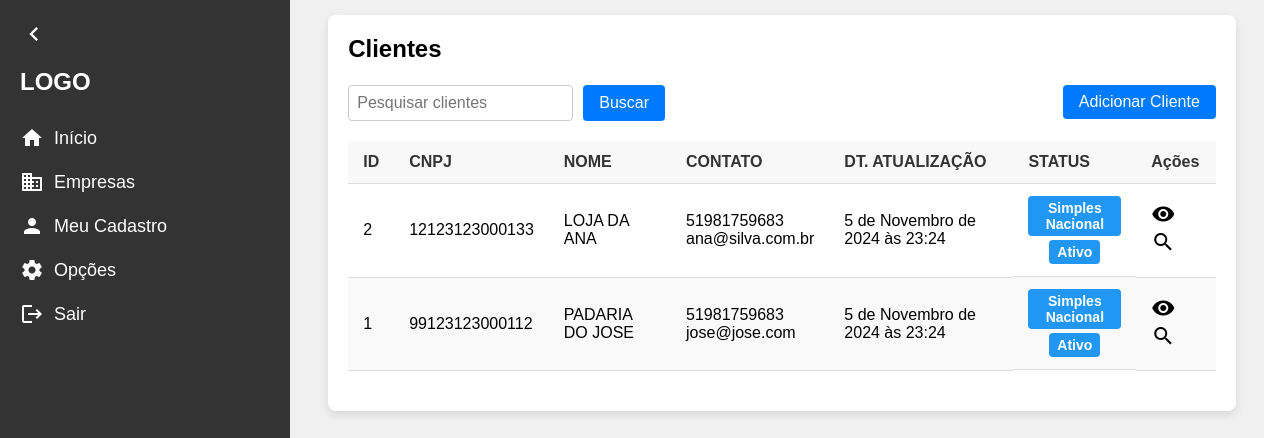
Page /clientes/ on the earlier database version.
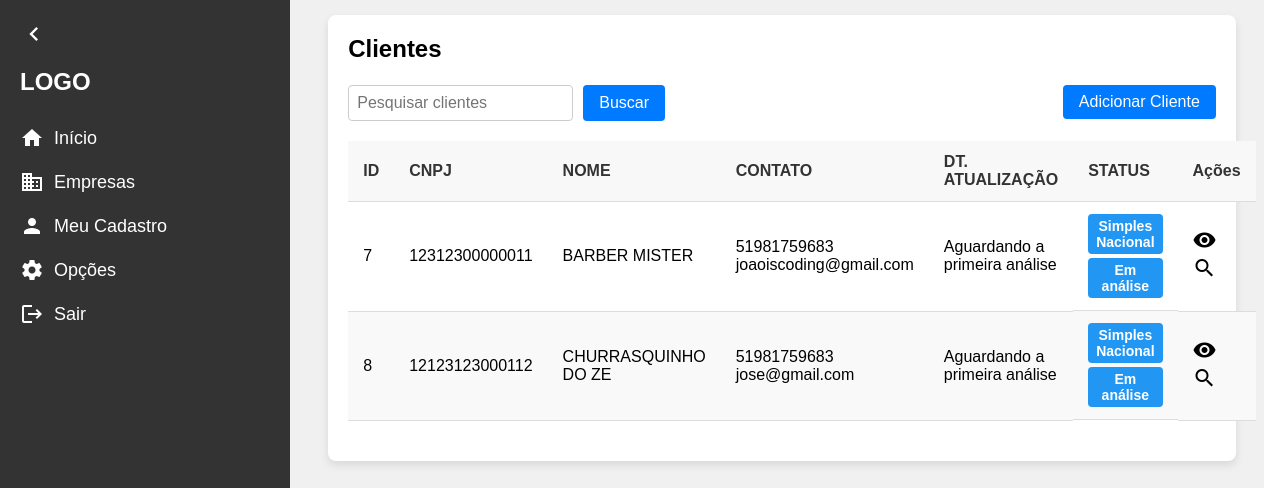
Same page on the later database version.
### clientes/models.py (models this page shows, shortened)
class Cliente(models.Model):
    id = models.AutoField(primary_key=True)
    nome_fantasia = models.CharField(max_length=200)
    razao_social = models.CharField(max_length=200)
    cnpj = models.CharField(max_length=14, blank=True, null=True)
    responsavel_tecnico = models.CharField(max_length=50)
    email = models.CharField(max_length=200, blank=True, null=True)
    regime_fiscal = models.ForeignKey(RegimeFiscal, on_delete=models.PROTECT, related_name= 'regime_fiscal')
    ultima_atualizacao = models.DateTimeField(blank=True, null=True)
    status = models.CharField(max_length=20, blank= True, null= True)
    telefone = models.CharField(
        max_length=15, blank=True, null=True,
        validators=[
            RegexValidator(
                regex=r'^\d{10,11}$',
                message="O número de telefone deve conter apenas dígitos e ter 10 ou 11 dígitos."
            )
        ]
    )

class RegimeFiscal(models.Model):
    id = models.AutoField(primary_key=True)
    nome = models.CharField(max_length=30)
    def __str__(self):
        return self.nome
    class Meta:
        verbose_name = "Regime Fiscal"
        verbose_name_plural = "Regimes Fiscais"

### clientes/views.py (the view)
# urls.py: path('clientes/', clientes_view, name='clientes'),
def clientes_view(request):
    clientes = Cliente.objects.all().order_by('nome_fantasia')
    search = request.GET.get('search')
    if search:
        clientes = clientes.filter(nome_fantasia__icontains = search)
    return render(request, 'clientes.html', {'clientes': clientes})

### clientes/templates/clientes.html
{% extends "base.html" %}
{% block content %}
<div class="content">
    <div class="container">
        <div class="title">Clientes</div>
        <div class="actions">
            <form method="GET" action="">
                <input type="text" name="search" placeholder="Pesquisar clientes" value="{{ request.GET.search }}">
                <button type="submit">Buscar</button>
            </form>
            <a href="{% url 'novo_cliente' %}" class="add-client-btn"><button >Adicionar Cliente</button></a>
        </div>
        {% if clientes %}
            <table>
                <thead>
                    <tr>
                        <th>ID</th>
                        <th>CNPJ</th>
                        <th>NOME</th>
                        <th>CONTATO</th>
                        <th>DT. ATUALIZAÇÃO</th>
                        <th>STATUS</th>
                        <th>Ações</th>
                    </tr>
                </thead>
                <tbody>
                    {% for cliente in clientes %}
                    <tr>
                        <td>{{ cliente.id }}</td>
                        <td>{{ cliente.cnpj }}</td>
                        <td>{{ cliente.nome_fantasia }}</td>
                        <td>{{ cliente.telefone }}<br>{{ cliente.email }}</td>
                        <td>
                            {% if cliente.ultima_atualizacao %}
                                {{ cliente.ultima_atualizacao }}
                            {% else %}
                                Aguardando a primeira análise
                            {% endif %}
                        </td>
                        <td class="status-tag">
                            <span>{{ cliente.regime_fiscal }}</span>
                            <span>{{ cliente.status }}</span>
                        </td>
                        <td class="actions-icons">
                            <span class="material-icons">visibility</span>
                            <span class="material-icons">search</span>
                        </td>
                    </tr>
                    {% endfor %}
                </tbody>
            </table>
        {% else %}
            <p>Não há clientes cadastrados. Deseja adicionar um cliente?</p>
            <div class="add-client-bottom">
                <button>Adicionar Cliente</button>
            </div>
        {% endif %}
    </div>
</div>
{% endblock %}

### app/templates/base.html (shortened to what this page needs)
<!DOCTYPE html>
<html lang="pt-BR">
<head>
</head>
<body>
    <nav class="sidebar collapsed" id="sidebar">
        <span class="material-icons toggle-btn" onclick="toggleSidebar()">chevron_left</span>
        <span class="logo">LOGO</span>
        <div class="menu">
            <a href="#">
                <span class="material-icons">home</span>
                <span class="text">Início</span>
            </a>
            <a href="{% url 'clientes' %}">
                <span class="material-icons">business</span>
                <span class="text">Empresas</span>
            </a>
            <a href="{% url 'escritorio_detalhes' id=1 %}">
                <span class="material-icons">person</span>
                <span class="text">Meu Cadastro</span>
            </a>
            <a href="#">
                <span class="material-icons">settings</span>
                <span class="text">Opções</span>
            </a>
            <a href="#">
                <span class="material-icons">logout</span>
                <span class="text">Sair</span>
            </a>
        </div>
    </nav>
    {% block content %}
    {% endblock %}
</body>
</html>

### app/templates/base.html (style rules this page uses)
body { font-family: Arial, sans-serif; margin: 0; padding: 0; background-color: #f0f0f0; display: flex; }
.sidebar { width: 250px; background-color: #333; color: white; display: flex; align-items: flex-start; flex-direction: column; padding: 20px; height: 100vh; position: fixed; left: 0; top: 0; transition: width 0.2s; overflow: hidden; }
.sidebar .logo { font-size: 24px; font-weight: bold; margin-bottom: 30px; white-space: nowrap; overflow: hidden; transition: opacity 0.2s; }
.sidebar .menu { display: flex; flex-direction: column; gap: 20px; }
.sidebar .menu a { color: white; text-decoration: none; display: flex; align-items: center; gap: 10px; font-size: 18px; white-space: nowrap; overflow: hidden; transition: opacity 0.2s; }
.toggle-btn { font-size: 28px; cursor: pointer; color: white; margin-bottom: 20px; align-self: flex-start; transition: transform 0.2s; }
.content { display: flex; justify-content: center; margin-left: 270px; padding-left: 30px; padding-top: 15px; width: calc(100% - 270px); }
.container { width: 90%; background-color: white; padding: 20px; box-shadow: 0 4px 8px rgba(0, 0, 0, 0.1); border-radius: 8px; }
.title { display: flex; align-items: center; margin-bottom: 22px; font-size: 24px; font-weight: bold; gap: 8px; }
.actions { display: flex; justify-content: space-between; margin-bottom: 20px; }
.actions form { display: flex; gap: 10px; }
.actions input[type="text"] { padding: 8px; font-size: 16px; border: 1px solid #ccc; border-radius: 4px; }
.actions button { padding: 8px 16px; font-size: 16px; color: white; background-color: #007bff; border: none; border-radius: 4px; cursor: pointer; }
table { width: 100%; border-collapse: collapse; margin-bottom: 20px; }
table th, table td { padding: 12px 15px; text-align: left; border-bottom: 1px solid #ddd; }
table th { background-color: #f8f8f8; font-weight: bold; color: #333; }
table tbody tr:nth-child(even) { background-color: #f9f9f9; }
.status-tag { display: flex; flex-direction: column; align-items: center; gap: 4px; }
.status-tag span { background-color: #2196F3; text-align: center; color: white; padding: 4px 8px; border-radius: 4px; font-weight: bold; font-size: 14px; }

Differences in the rows shown:
removed Cliente: id "2", cnpj "12123123000133", nome_fantasia "LOJA DA ANA", telefone "51981759683", email "ana@silva.com.br", ultima_atualizacao "5 de Novembro de 2024 às 23:24", regime_fiscal "Simples Nacional", status "Ativo"
removed Cliente: id "1", cnpj "99123123000112", nome_fantasia "PADARIA DO JOSE", telefone "51981759683", email "jose@jose.com", ultima_atualizacao "5 de Novembro de 2024 às 23:24", regime_fiscal "Simples Nacional", status "Ativo"
added Cliente: id "7", cnpj "12312300000011", nome_fantasia "BARBER MISTER", telefone "51981759683", email "joaoiscoding@gmail.com", shows "Aguardando a primeira análise", regime_fiscal "Simples Nacional", status "Em análise"
added Cliente: id "8", cnpj "12123123000112", nome_fantasia "CHURRASQUINHO DO ZE", telefone "51981759683", email "jose@gmail.com", shows "Aguardando a primeira análise", regime_fiscal "Simples Nacional", status "Em análise"
